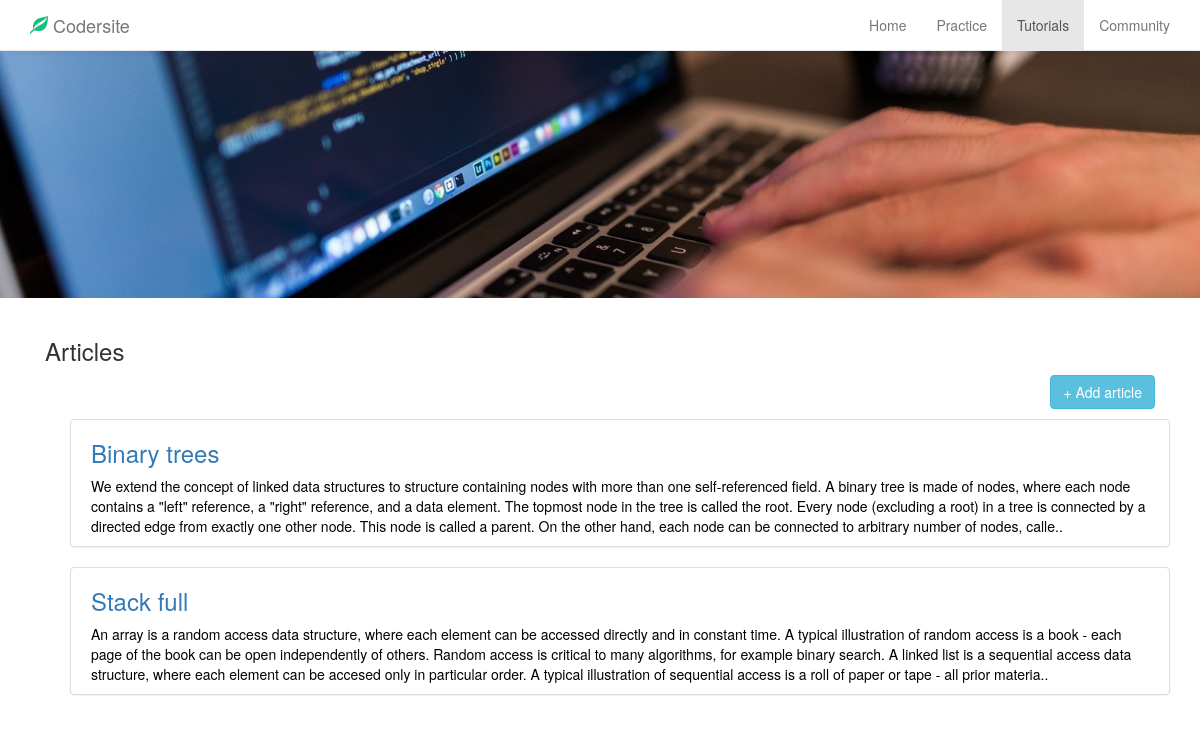
The page /articles/ on the database as committed earlier.
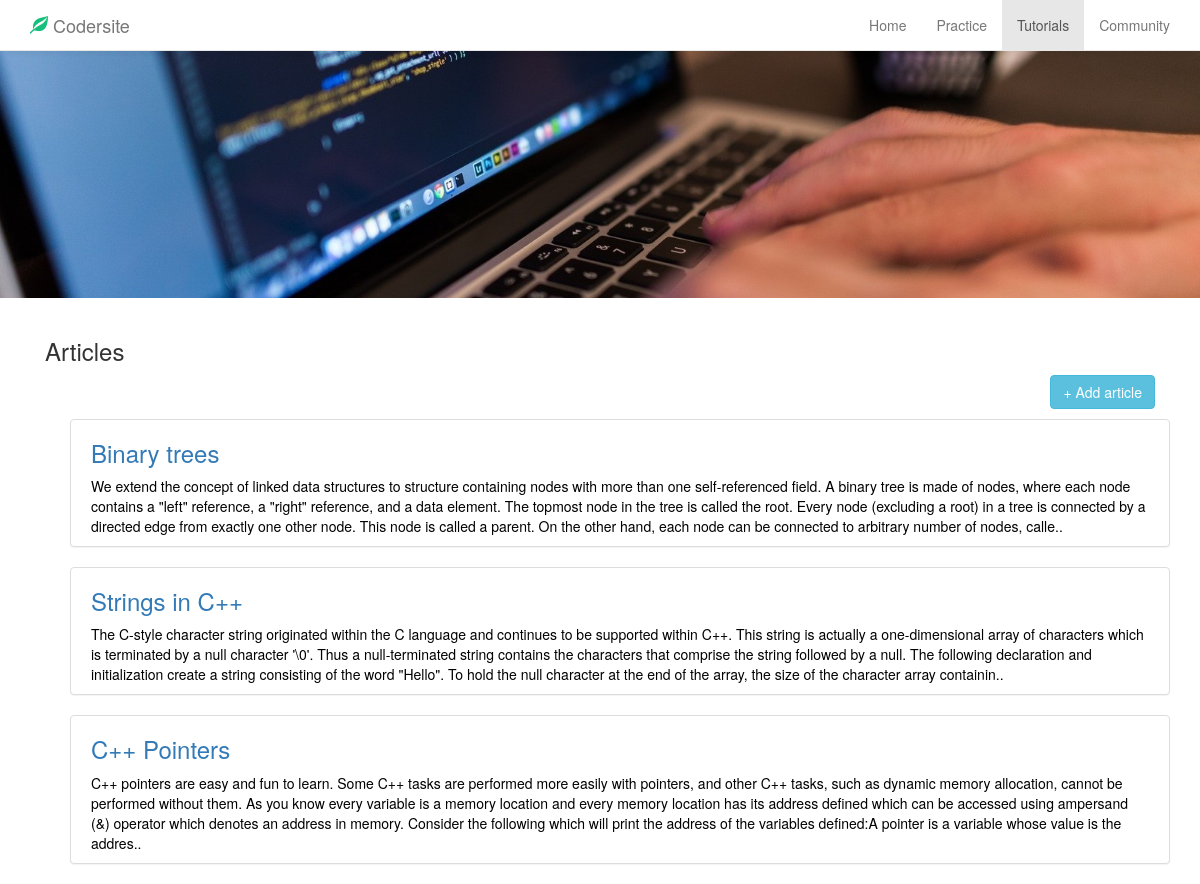
The same page on the database as committed later.
### articles/models.py (models this page shows, shortened)
class Article(models.Model) :
    content = models.TextField(null = False)
    title = models.TextField(null = False)
    user = models.ForeignKey(User, default=True)
    date_added = models.DateTimeField(null = False, verbose_name = "date_added")
    category = models.ForeignKey(Category, related_name='%(class)s_requests_created')

### articles/views.py (the view)
class IndexView(generic.ListView) :
    template_name = "articles/index.html"
    context_object_name = "all_articles"
    def get_queryset(self) :
        return Article.objects.all()

### articles/templates/articles/index.html (shortened to what this page needs)
{% extends 'base2.html' %}
{% block head %}
{% load static %}
<link rel="stylesheet" type="text/css" href="{% static 'css/practice_home.css' %}">
{% endblock %}
{% block content %}
<img src="{% static 'articles/comp.jpg' %}" width="100%">
<div class="container">
    <br>
    <div class="container-fluid" style="padding-bottom:10px;">
        <h3>Articles</h3><a href="{% url 'articles:article-add' %}">
        <button class="btn btn-info" style="float:right;">
            <span class="gylphicon glyphicon-plus"></span> Add article
        </button>
    </a>
    </div>
    {% if all_articles %}
    <ul class="no-bullets">
        {% for article in all_articles %}
        <li>
            <a href="{% url 'articles:detail' article.id %}">
                <div class="panel panel-default question-box">
                    <h3>{{ article.title }}
                    </h3>
                    <p class="less-desc">{{ article.content | slice:":500" }}..</p>
                </div>
            </a>
        </li>
        {% endfor %}
    </ul>
    {% else %}
    <div class="alert alert-danger" role="alert">
        No articles found!
    </div>
    {% endif %}
</div>
{% endblock %}

Rows that differ between the two databases and show on the page:
removed Article: title "Stack full", content "An array is a random access data structure, where each element can be accessed directly and in constant time. A typical illustration of random access is a book - each page of the book can be open independently of others. Random access is critical to many algorithms, for example binary search. A linked list is a sequential access data structure, where each element can be accesed only in particular order. A typical illustration of sequential access is a roll of paper or tape - all prior materia"
added Article: title "Strings in C++", content "The C-style character string originated within the C language and continues to be supported within C++. This string is actually a one-dimensional array of characters which is terminated by a null character '\\0'. Thus a null-terminated string contains the characters that comprise the string followed by a null. The following declaration and initialization create a string consisting of the word \"Hello\". To hold the null character at the end of the array, the size of the character array containin"
added Article: title "C++ Pointers", content "C++ pointers are easy and fun to learn. Some C++ tasks are performed more easily with pointers, and other C++ tasks, such as dynamic memory allocation, cannot be performed without them. As you know every variable is a memory location and every memory location has its address defined which can be accessed using ampersand (&) operator which denotes an address in memory. Consider the following which will print the address of the variables defined:A pointer is a variable whose value is the addres"
